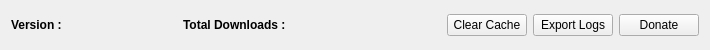
         <widget class="QFrame" name="frame">
          <property name="minimumSize">
           <size>
            <width>0</width>
            <height>0</height>
           </size>
          </property>
          <property name="maximumSize">
           <size>
            <width>16777215</width>
            <height>50</height>
           </size>
          </property>
          <property name="frameShape">
           <enum>QFrame::NoFrame</enum>
          </property>
          <property name="frameShadow">
           <enum>QFrame::Plain</enum>
          </property>
          <layout class="QHBoxLayout" name="horizontalLayout_4">
           <item>
            <widget class="QLabel" name="lb_session_uuid_2">
             <property name="text">
              <string>&lt;strong&gt;Version : &lt;/strong&gt;</string>
             </property>
             <property name="textFormat">
              <enum>Qt::RichText</enum>
             </property>
            </widget>
           </item>
           <item>
            <widget class="QLineEdit" name="version">
             <property name="enabled">
              <bool>false</bool>
             </property>
             <property name="sizePolicy">
              <sizepolicy hsizetype="Minimum" vsizetype="Minimum">
               <horstretch>0</horstretch>
               <verstretch>0</verstretch>
              </sizepolicy>
             </property>
             <property name="text">
              <string />
             </property>
             <property name="frame">
              <bool>false</bool>
             </property>
            </widget>
           </item>
           <item>
            <widget class="QLabel" name="lb_statistics">
             <property name="text">
              <string>&lt;html&gt;&lt;head/&gt;&lt;body&gt;&lt;p&gt;&lt;span style=" font-weight:600;"&gt;Total Downloads : &lt;/span&gt;&lt;/p&gt;&lt;/body&gt;&lt;/html&gt;</string>
             </property>
            </widget>
           </item>
           <item>
            <widget class="QLineEdit" name="statistics">
             <property name="enabled">
              <bool>false</bool>
             </property>
             <property name="sizePolicy">
              <sizepolicy hsizetype="MinimumExpanding" vsizetype="MinimumExpanding">
               <horstretch>0</horstretch>
               <verstretch>0</verstretch>
              </sizepolicy>
             </property>
             <property name="frame">
              <bool>false</bool>
             </property>
            </widget>
           </item>
           <item>
            <spacer name="horizontalSpacer_25">
             <property name="orientation">
              <enum>Qt::Horizontal</enum>
             </property>
             <property name="sizeHint" stdset="0">
              <size>
               <width>40</width>
               <height>20</height>
              </size>
             </property>
            </spacer>
           </item>
           <item>
            <widget class="QPushButton" name="clear_cache">
             <property name="text">
              <string>Clear Cache</string>
             </property>
            </widget>
           </item>
           <item>
            <widget class="QPushButton" name="export_logs">
             <property name="text">
              <string>Export Logs</string>
             </property>
            </widget>
           </item>
           <item>
            <widget class="QPushButton" name="donate">
             <property name="text">
              <string>Donate</string>
             </property>
            </widget>
           </item>
          </layout>
         </widget>
